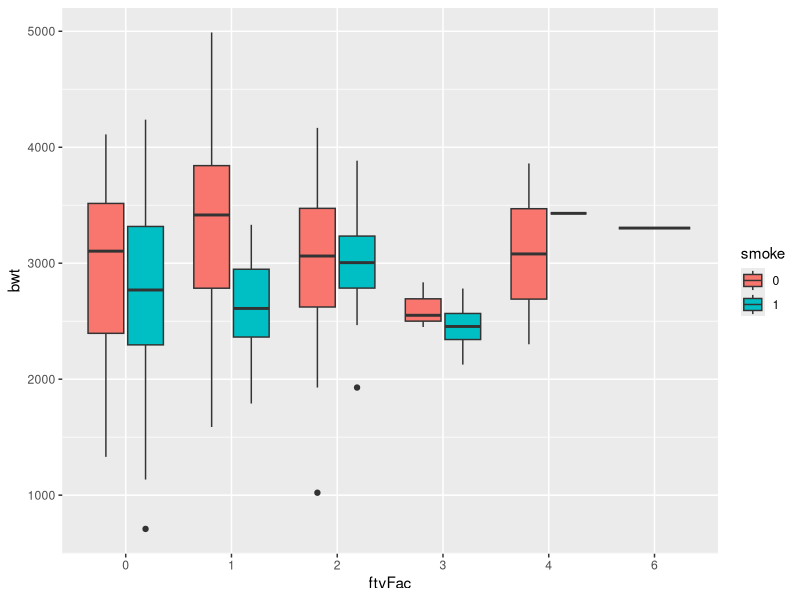
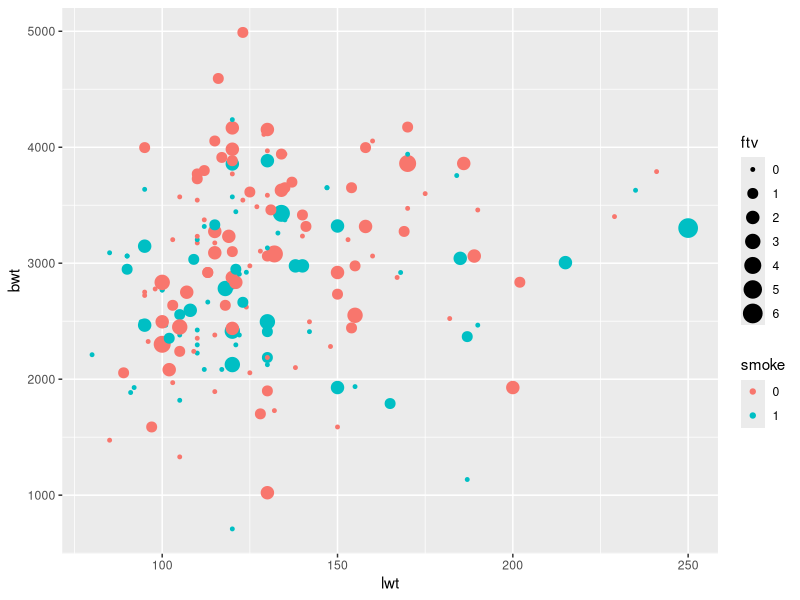

Here is the R script that generated these plots, in order: (Note: this script raises an error after producing the figures.)
## ---- chunk 1
knitr::opts_chunk$set(echo = TRUE, eval = FALSE)
## ---- chunk 2
    library(MASS)
    data(birthwt)
    ?birthwt
## ---- chunk 3
    library(tidyverse)    
    birthData <- as_tibble(birthwt)
    birthData
## ---- chunk 4
    birthData <- birthData %>%
      mutate(
        smoke = factor(smoke),
        ftvFac = factor(ftv)
      )
## ---- chunk 5
    ggplot(birthData, aes(x=ftvFac, y=bwt, fill = smoke)) + geom_boxplot() 
## ---- chunk 6
    ggplot(birthData, aes(x=lwt, y=bwt, col=smoke, size = ftv)) + geom_point() 
## ---- chunk 7
    table(birthData$ftv)
    birthData <- mutate(birthData, 
                        visits = fct_collapse(ftvFac, 
                                              Never="0", 
                                              Once="1", 
                                              other_level="MoreThanOnce"))
    table(birthData$visits)
## ---- chunk 8
    reg1 <- lm(bwt ~ lwt, data=birthData) 
    summary(reg1)
    confint(reg1)
## ---- chunk 9
    #par(mfrow=c(2,2))
    #plot(reg1)
    autoplot(reg1, which = 1:6, ncol = 2, label.size = 3)
## ---- chunk 10
    reg2 <- lm(bwt ~ lwt + age + ftv, data=birthData)
    summary(reg2)
    # Just to view the coefficients
    summary(reg2)$coefficients
## ---- chunk 11
    newData <- data.frame(lwt=100, age=25, ftv=0)
    newData
    predict(reg2, newData)
    predict(reg2, newData, interval="prediction")
## ---- chunk 12
    ### Use only data from mothers with weight below 160
    reg3 <- lm(bwt ~ lwt + age + ftv, data=filter(birthData, lwt<160))
    summary(reg3)
    # Just to view the coefficients
    summary(reg3)$coefficients
## ---- chunk 13
    library(emmeans)    
    oneway1 <- lm(bwt ~ smoke, data=birthData)
    emmeans(oneway1,~smoke)
## ---- chunk 14
    pairs(emmeans(oneway1,~smoke))
## ---- chunk 15
    oneway2 <- lm(bwt ~ visits, data=birthData)
    emmeans(oneway2,~visits)
    drop1(oneway2,test="F")
    pairs(emmeans(oneway2,~visits))
## ---- chunk 16
    twoway1 <- lm(bwt ~ visits + smoke, data=birthData)
    emmeans(twoway1,~visits+smoke)
    pairs(emmeans(twoway1,~visits+smoke))
## ---- chunk 17
    twoway2 <- lm(bwt ~ visits * smoke, data=birthData)
    drop1(twoway2,test="F")
    drop1(twoway1,test="F")
## ---- chunk 18
    anova(twoway1, twoway2)
## ---- chunk 19
ggplot(birthData, aes(x=bwt, y=low)) + 
  geom_point() +
  labs(y = "Low birthweight (1 = yes, 0 = no)")
## ---- chunk 20
    logreg1 <- glm(low ~ lwt + smoke + age, data=birthData, family="binomial")
    logreg1
## ---- chunk 21
    drop1(logreg1, test="Chisq")
## ---- chunk 22
    newData <- tibble(
      low = rep(NA, 5),
      age = c(22, 30, 18, 17, 28),
      lwt = c(140, 155, 130, 97, 165),
      race = c("Black", "Other", "Black", "Other", "White"),
      smoke = c(1, 0, 1, 1, 0),
      ptl = c(1, 0, 0, 0, 0),
      ftv = c(1, 3, 0, 0, 2),
      bwt = c(2800, 4500, 1700, 1500, 3400)
    )
## ---- chunk 23
    newData$low <- predict(logreg1, newdata = newData, type = "response")

## ---- chunk 24
    ggplot(birthData, aes(x=bwt, y=low)) + geom_point() + 
      geom_point(data = newData, aes(x = bwt, y = low), color = "red", size = 2) +
      geom_line(data = newData, aes(x = bwt, y = low), color = "red", size = 0.5) +
      labs(y = "Predicted probability of low birthweight")
